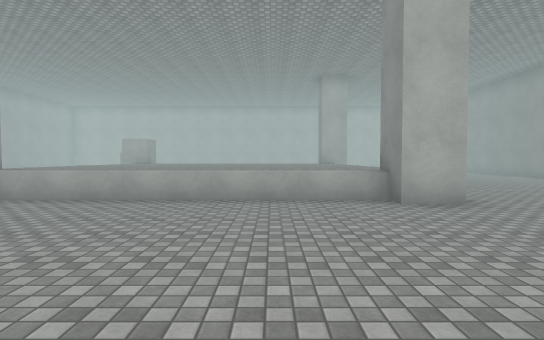
View 1 (above)

20 first-person views from a walk through a Unity game level. The camera is 1.4 m above the floor, tilts 2° down and sees 80° across. The floor is counted in squares, 2 m on a side. Each view is taken from the middle of a square. On the plan, view 1 faces up. The plan holds only what a view shows up to about 10 squares ahead; the rest is blank. The place goes on beyond the plan. The player character is not drawn. Surface patterns are stand-ins for the level's own textures.

View 2
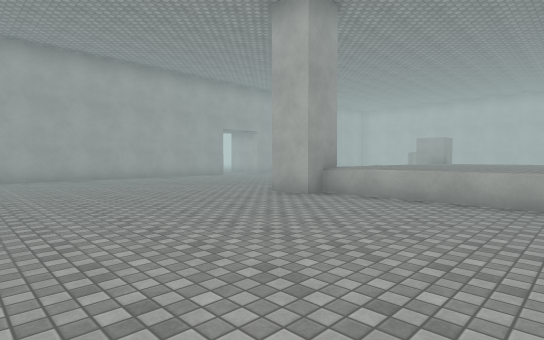

View 3
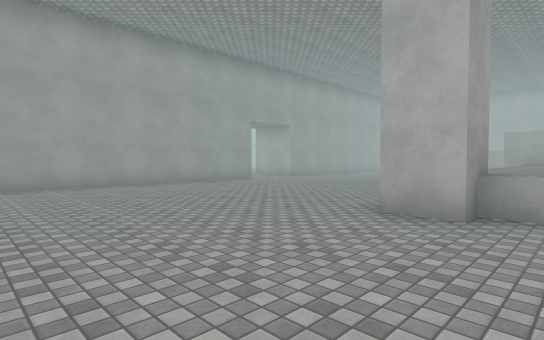

View 4
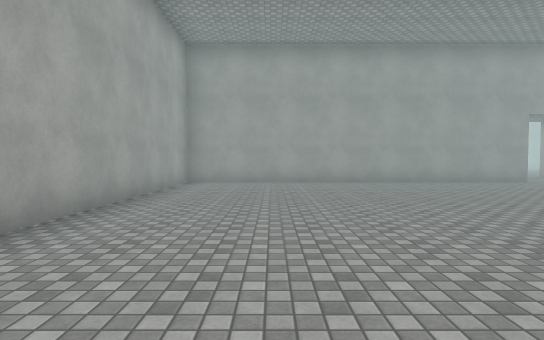

View 5
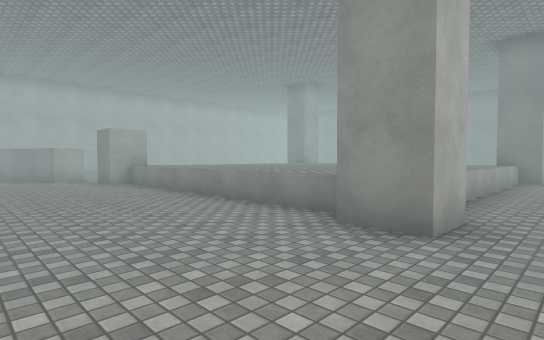

View 6
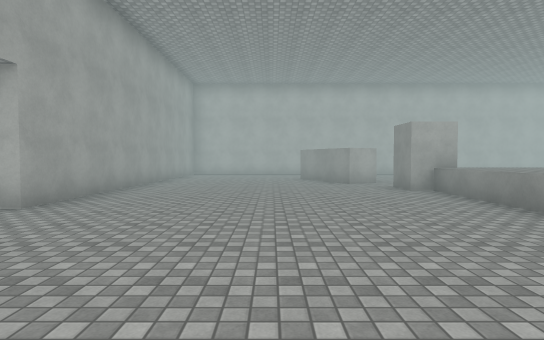

View 7
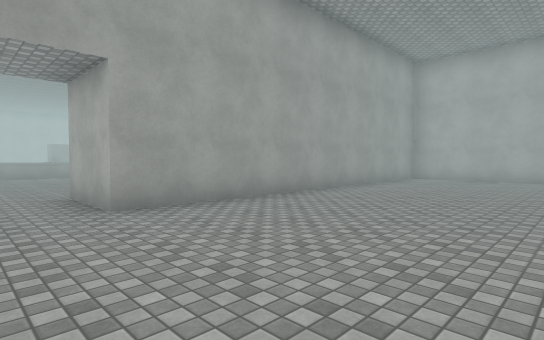

View 8
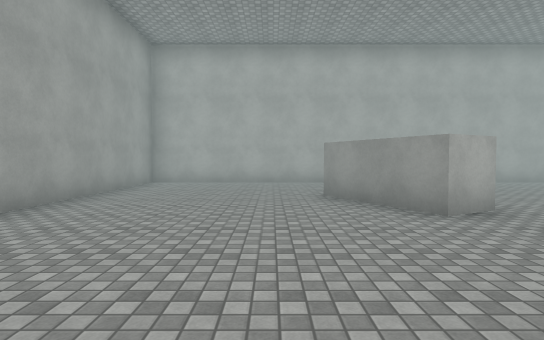

View 9
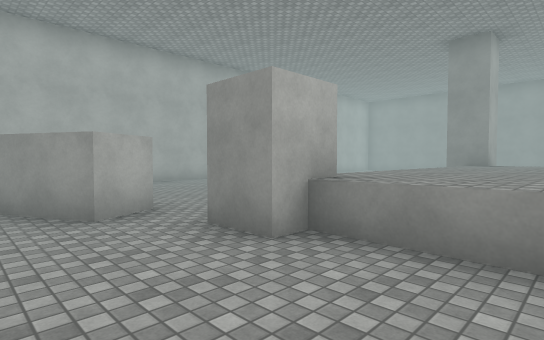

View 10
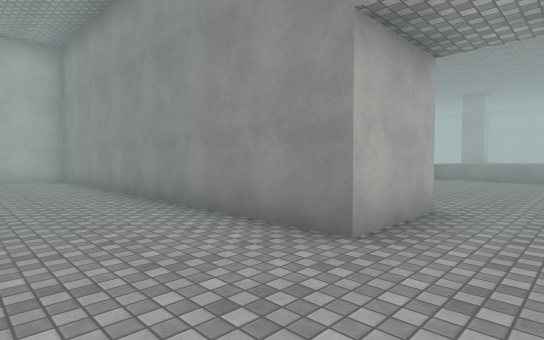

View 11
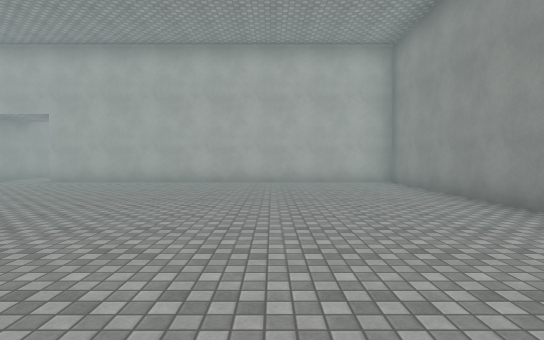

View 12
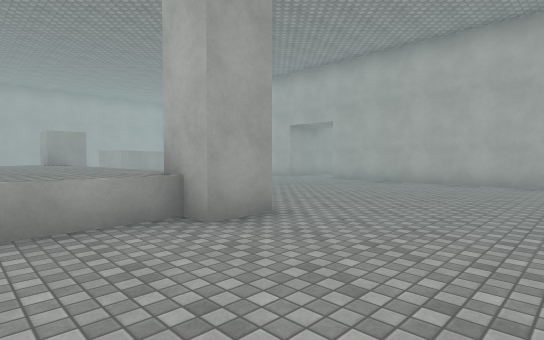

View 13
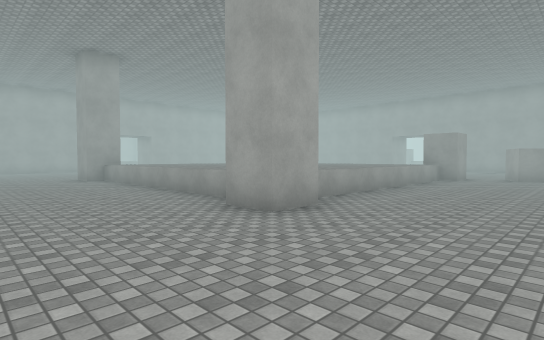

View 14
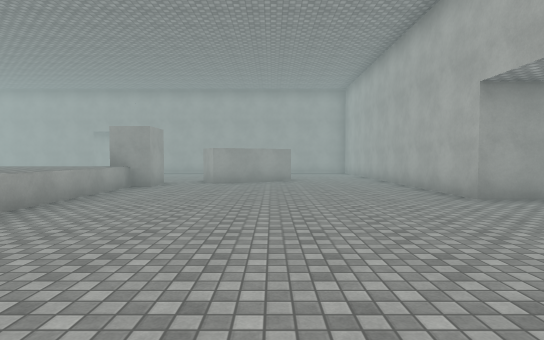

View 15
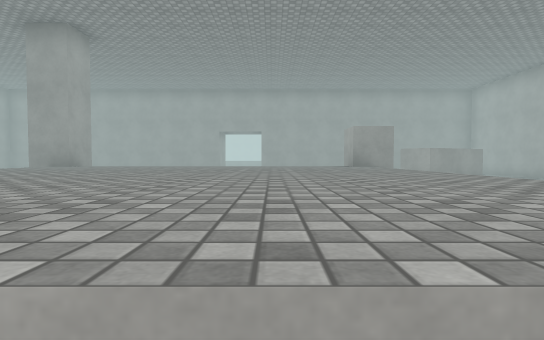

View 16
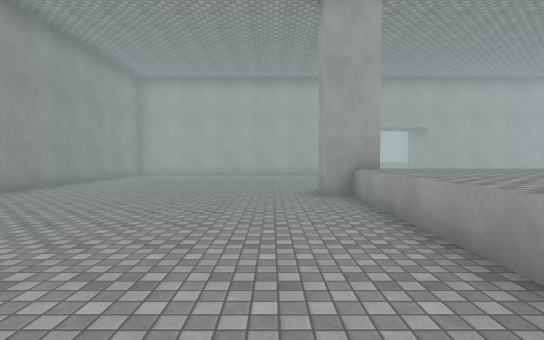

View 17
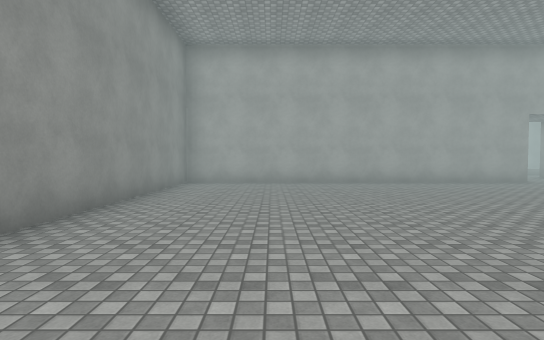

View 18
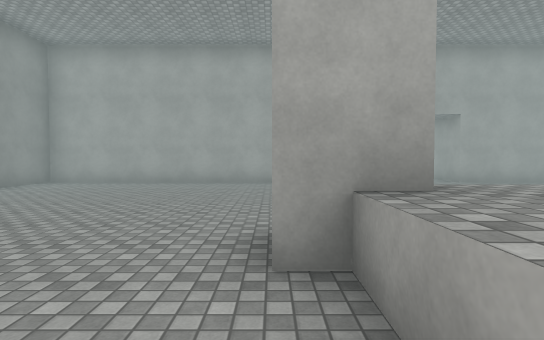

View 19
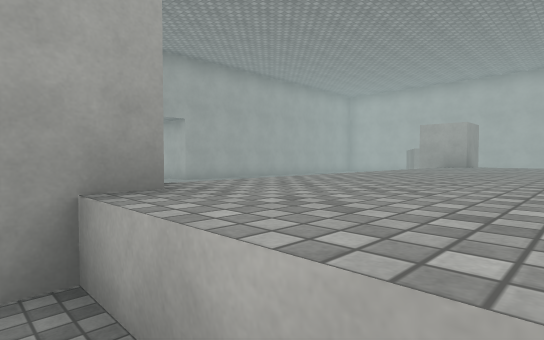

View 20
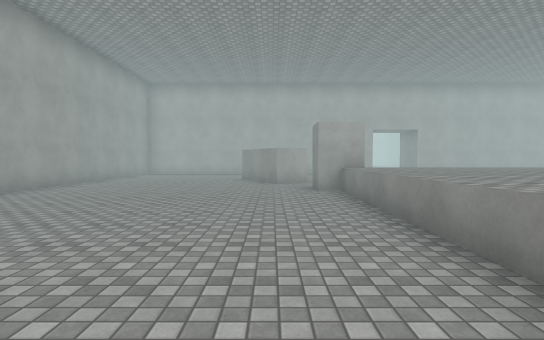

### Floor plan
Key: @ floor where view 1 was taken; # wall or solid block; . floor; ^ raised ledge; O other object.
Columns run from 37 left of view 1 to 5 right of it. Each row starts with its distance up from view 1.
 22           #
 21       #####..##################  ####
 20       .................##.....   ...
 19       .................##.....   ...
 18       .................##.....  ...
 17       #................##....## ..
 16 #.....#................##.....#..
 15 #.....##...............##.....##.
 14 #......OO......##......##......OO      #
 13 #......OO^^^^^^^#......##......OO^^^^^^^#
 12  .......^^^^^^^^.......##.......^^^^^^^^
 11   ......^^^^^^^^.......##.......^^^^
 10   ......^^^^^^^^................^^^^^^^^
  9    .....^^^^^^^^................^^^^
  8     ....^^^^^^^^......  #.......^^^^^^^^
  7      ...^^^^^^^^......  #.......^^^^^^^^ ..
  6       .#^^^ ^^^^#...... #......#^^^^^^^^ ..
  5         #..     #......##......##......##.
  4                 .......##.................
  3                 .......##................
  2                ........##...............
  1               .........##..............
  0              ..........##............@
 -1          ... ..........##........
 -2         ###..###################

Where each view was taken, in squares from view 1:
view 1: 0 up, 0 right, facing up
view 2: 0 up, 1 left, facing up-left
view 3: 1 up, 4 left, facing up-left
view 4: 1 up, 3 left, facing left
view 5: 4 up, 9 left, facing up-right
view 6: 6 up, 9 left, facing up
view 7: 9 up, 8 left, facing up-left
view 8: 11 up, 9 left, facing up
view 9: 11 up, 8 left, facing up-right
view 10: 9 up, 17 left, facing up-right
view 11: 11 up, 18 left, facing up
view 12: 11 up, 18 left, facing up-left
view 13: 17 up, 18 left, facing down-left
view 14: 17 up, 21 left, facing left
view 15: 11 up, 21 left, facing left
view 16: 12 up, 20 left, facing down
view 17: 8 up, 17 left, facing down
view 18: 8 up, 21 left, facing down
view 19: 5 up, 27 left, facing up-left
view 20: 6 up, 31 left, facing up
